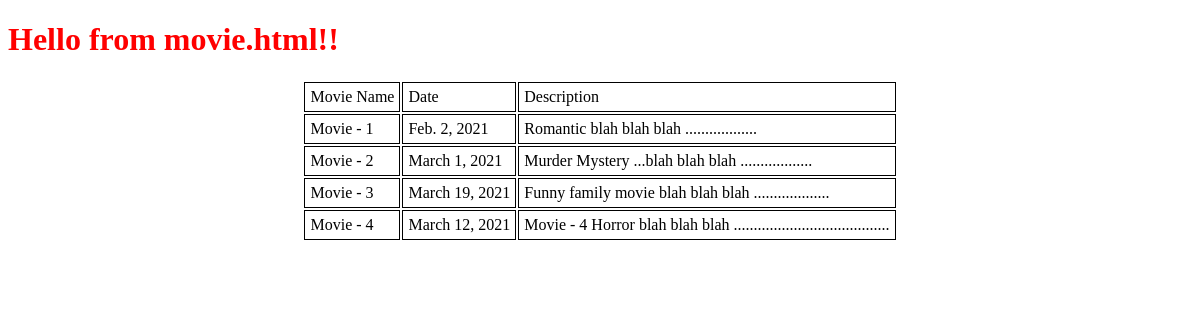
The app's page /movie/ with its own data.
### newapp/models.py (models this page shows, shortened)
class Movie(models.Model):
    name = models.CharField(max_length=264)
    dor = models.DateField()
    description = models.TextField(blank=True)

### newapp/views.py (the view)
# urls.py: path('movie/',views.movie,name="movie"),
def movie(request):
    movie_list = Movie.objects.all()
    return render(request, 'newapp/movie_list.html',{'movie_list':movie_list})

### templates/newapp/movie_list.html (shortened to what this page needs)
<!DOCTYPE html>
{% load static %}
<html lang="en" dir="ltr">
  <head>
    <link rel="stylesheet" href="{% static 'css/style.css' %}">
  </head>
  <body>
    <h1>Hello from movie.html!!</h1>
    {% if movie_list.count == 0 %}
    <h1>No Movie Available</h1>
    {% else %}
    <table>
      <tr>
        <td>Movie Name</td>
        <td>Date</td>
        <td>Description</td>
      </tr>
      {% for movie in movie_list %}
      <tr>
        <td>{{ movie.name }}</td>
        <td>{{ movie.dor }}</td>
        <td>{{ movie.description }}</td>
      </tr>
      {% endfor %}
    </table>
    {% endif %}
  </body>
</html>

### static/css/style.css (style rules this page uses)
h1 { color: red; }
td { border: 1px solid black; padding: 5px; margin: 0; }
table { margin: auto; }

### records on screen
Movie: name "Movie - 1", dor "Feb. 2, 2021", description "Romantic blah blah blah .................."
Movie: name "Movie - 2", dor "March 1, 2021", description "Murder Mystery ...blah blah blah .................."
Movie: name "Movie - 3", dor "March 19, 2021", description "Funny family movie blah blah blah ..................."
Movie: name "Movie - 4", dor "March 12, 2021", description "Movie - 4 Horror blah blah blah ......................................."
